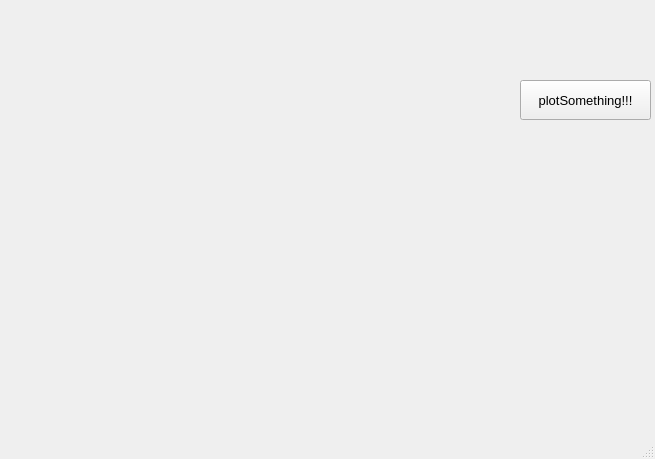
<?xml version="1.0" encoding="UTF-8"?>
<ui version="4.0">
 <class>MainWindow</class>
 <widget class="QMainWindow" name="MainWindow">
  <property name="geometry">
   <rect>
    <x>0</x>
    <y>0</y>
    <width>655</width>
    <height>459</height>
   </rect>
  </property>
  <property name="windowTitle">
   <string>MainWindow</string>
  </property>
  <widget class="QWidget" name="centralwidget">
   <widget class="QPushButton" name="pushButton">
    <property name="geometry">
     <rect>
      <x>520</x>
      <y>80</y>
      <width>131</width>
      <height>40</height>
     </rect>
    </property>
    <property name="font">
     <font>
      <pointsize>10</pointsize>
     </font>
    </property>
    <property name="text">
     <string>plotSomething!!!</string>
    </property>
   </widget>
   <widget class="QWidget" name="plotWindow" native="true">
    <property name="geometry">
     <rect>
      <x>40</x>
      <y>30</y>
      <width>451</width>
      <height>311</height>
     </rect>
    </property>
    <layout class="QVBoxLayout" name="verticalLayout"/>
   </widget>
  </widget>
  <widget class="QMenuBar" name="menubar">
   <property name="geometry">
    <rect>
     <x>0</x>
     <y>0</y>
     <width>655</width>
     <height>36</height>
    </rect>
   </property>
  </widget>
  <widget class="QStatusBar" name="statusbar"/>
 </widget>
 <resources/>
 <connections/>
</ui>
